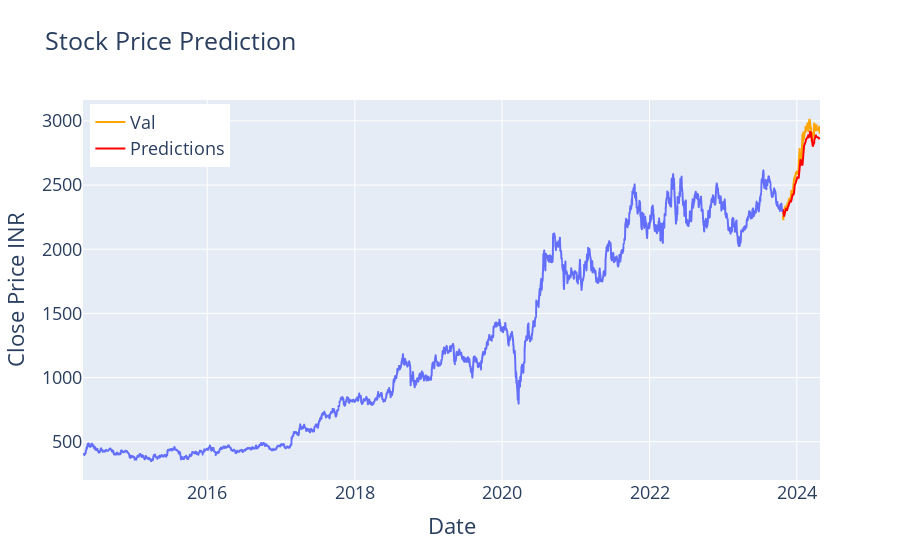

Write notebook code for a chart like this one.
### Code cell
import pandas as pd
import yfinance as yf
import numpy as np
import plotly.express as px
import plotly.graph_objects as go
from keras.models import Sequential
from keras.layers import Dense, LSTM
from sklearn.preprocessing import MinMaxScaler
import keras
import os
from datetime import datetime, timedelta
os.environ['TF_ENABLE_ONEDNN_OPTS'] = '0' 

stock = yf.download(tickers="RELIANCE.NS", period="10y")
df = stock
data = df.filter(['Adj Close'])
dataset = data.values
training_data_len = int(np.ceil( len(dataset) * .95 ))
scaler = MinMaxScaler(feature_range=(0,1))

# self.scaler = MinMaxScaler(feature_range=(0,1))
scaled_data = scaler.fit_transform(dataset)
training_data_len = int(np.ceil( len(dataset) * .95 ))
train_data = scaled_data[0:int(training_data_len), :]
x_train = []
y_train = []
for i in range(60, len(train_data)):
    x_train.append(train_data[i-60:i, 0])
    y_train.append(train_data[i, 0])
x_train, y_train = np.array(x_train), np.array(y_train)
x_train = np.reshape(x_train, (x_train.shape[0], x_train.shape[1], 1))
model = keras.models.load_model("StockMarketPredictor.h5")
test_data = scaled_data[training_data_len - 60: , :]
print(test_data.shape)
x_test = []
y_test = dataset[training_data_len:, :]
for i in range(60, len(test_data)):
    x_test.append(test_data[i-60:i, 0])
x_test = np.array(x_test)
# Reshape the data
x_test = np.reshape(x_test, (x_test.shape[0], x_test.shape[1], 1 ))
print(x_test)
# Get the models predicted price values 
predictions = model.predict(x_test)
predictions = scaler.inverse_transform(predictions)
print(predictions.shape)    
# Get the root mean squared error (RMSE)
rmse = np.sqrt(np.mean(((predictions - y_test) ** 2)))
# print(rmse)
train = data[:training_data_len]
valid = data[training_data_len:]
print(training_data_len)
valid['Predictions'] = predictions
# Visualize the data
train_df = pd.DataFrame({'Date': train.index, 'Close': train['Adj Close']})
train_df = train_df.rename(columns={'Close': 'Train'})
# Create a DataFrame from the validation data and predictions
valid_df = pd.DataFrame({'Date': valid.index, 'Close': valid['Adj Close']})
valid_df['Predictions'] = np.squeeze(predictions)  # Convert predictions to 1D
valid_df = valid_df.rename(columns={'Close': 'Val'})
# Concatenate the training and validation DataFrames
data = pd.concat([train_df, valid_df['Val'], valid_df['Predictions']], axis=1)
fig = px.line(x=train_df["Date"], y=train_df["Train"],title='Stock Price Prediction')
fig.add_scatter(x=valid_df["Date"], y=valid_df["Val"], mode='lines', name='Val', line=dict(color='orange'))
fig.add_scatter(x=valid_df["Date"], y=valid_df["Predictions"], mode='lines', name='Predictions', line=dict(color='red'))
fig.update_traces(line={'width': 2})
# Customize the plot
fig.update_layout(
    xaxis_title='Date',
    yaxis_title='Close Price INR',
    font=dict(size=18),
    legend=dict(yanchor='top', y=0.99, xanchor='left', x=0.01)
)
fig.show()
#---------------------------------------------------------------------------------------
